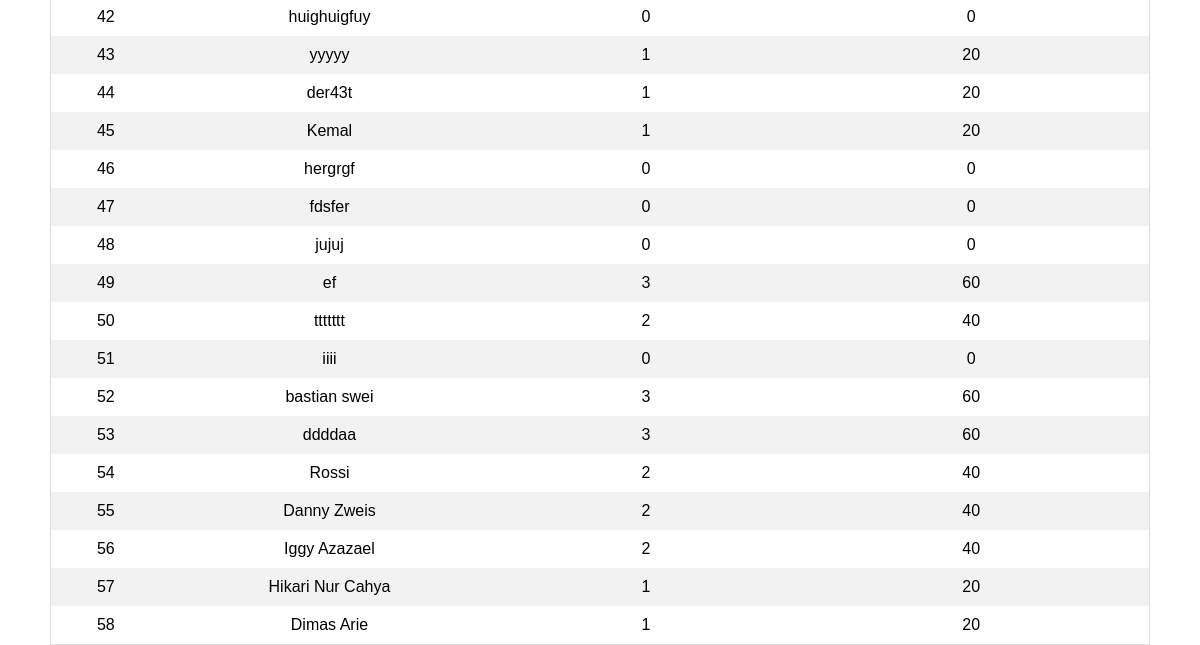
/modul/skor.php (lower part), run on an earlier commit of the app's database.
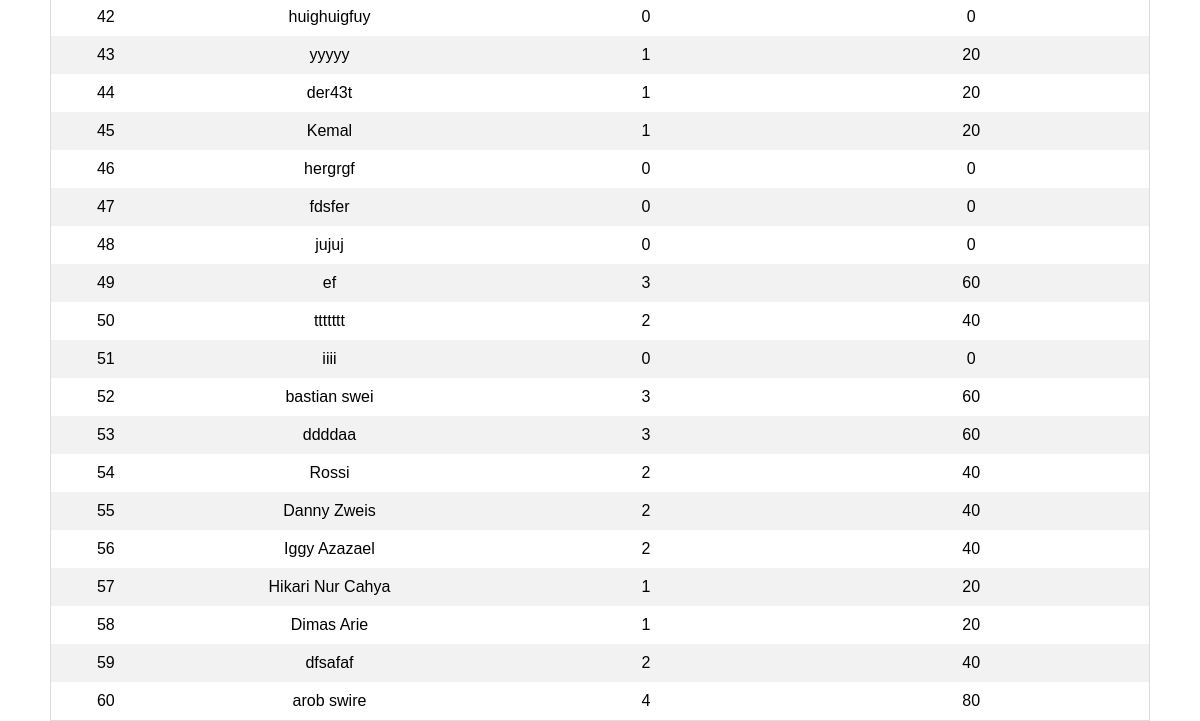
And on a later commit of the database.
### tables this page shows
CREATE TABLE IF NOT EXISTS `quiz_takers` (
  `id` int(11) NOT NULL AUTO_INCREMENT,
  `username` varchar(255) NOT NULL,
  `quiz_id` int(11) NOT NULL,
  `marks` int(11) NOT NULL,
  `percentage` varchar(24) NOT NULL,
  `date_time` datetime NOT NULL DEFAULT '0000-00-00 00:00:00',
  `duration` int(11) NOT NULL,
  PRIMARY KEY (`id`)
);

### modul/skor.php (the view, shortened to what this page needs)
<link rel="stylesheet" href="assets/css/w3.css">
         <table id="myTable" style="width: 1100px;">
           <?php
           $query=mysql_query('select * from quiz_takers');
           while($row=mysql_fetch_assoc($query)){ ?>
           <tr class="item">
            <td></td>
            <td><?= $row['username'] ?></td>
            <td><?= $row['marks'] ?></td>
            <td><?= $row['percentage'] ?></td>
           <?php } ?>
         </table>

### modul/assets/css/w3.css (style rules this page uses)
table { border-collapse:collapse;border-spacing:0;width:100%;display:table }
table,th,td { border:none }

### modul/skor.php (style rules this page uses)
table { border-spacing: 0; width: 100%; border: 1px solid #ddd; margin-left: auto; margin-right: auto; }
tr:nth-child(even) { background-color: #f2f2f2 }

What changed in the data, as far as the page shows it:
added quiz_takers: username "dfsafaf", marks "2", percentage "40"
added quiz_takers: username "arob swire", marks "4", percentage "80"
